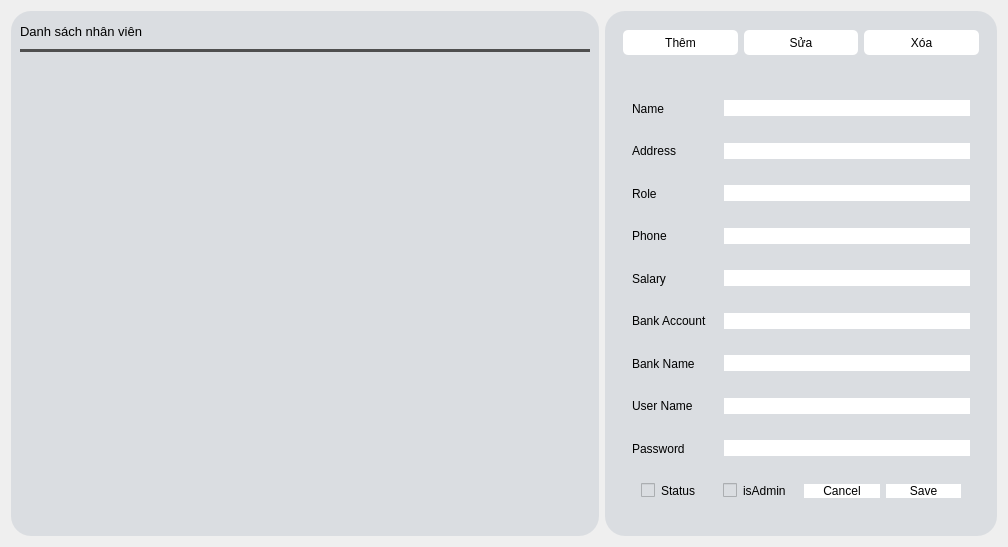
<?xml version="1.0" encoding="UTF-8"?>
<ui version="4.0">
 <class>Staff</class>
 <widget class="QWidget" name="Staff">
  <property name="geometry">
   <rect>
    <x>0</x>
    <y>0</y>
    <width>1008</width>
    <height>547</height>
   </rect>
  </property>
  <property name="windowTitle">
   <string>Form</string>
  </property>
  <layout class="QHBoxLayout" name="horizontalLayout" stretch="3,2">
   <item>
    <widget class="QFrame" name="list_product">
     <property name="sizePolicy">
      <sizepolicy hsizetype="Preferred" vsizetype="Preferred">
       <horstretch>0</horstretch>
       <verstretch>0</verstretch>
      </sizepolicy>
     </property>
     <property name="styleSheet">
      <string notr="true">border-radius: 20px;
background-color: rgb(218, 221, 225);</string>
     </property>
     <property name="frameShape">
      <enum>QFrame::StyledPanel</enum>
     </property>
     <property name="frameShadow">
      <enum>QFrame::Raised</enum>
     </property>
     <layout class="QVBoxLayout" name="verticalLayout_3">
      <item>
       <widget class="QLabel" name="list_staff_label">
        <property name="sizePolicy">
         <sizepolicy hsizetype="Preferred" vsizetype="Preferred">
          <horstretch>0</horstretch>
          <verstretch>1</verstretch>
         </sizepolicy>
        </property>
        <property name="font">
         <font>
          <pointsize>10</pointsize>
         </font>
        </property>
        <property name="text">
         <string>Danh sách nhân viên</string>
        </property>
       </widget>
      </item>
      <item>
       <widget class="Line" name="line">
        <property name="font">
         <font>
          <pointsize>4</pointsize>
         </font>
        </property>
        <property name="styleSheet">
         <string notr="true">border-color: rgb(103, 103, 103);
background-color: rgb(79, 79, 79);</string>
        </property>
        <property name="orientation">
         <enum>Qt::Horizontal</enum>
        </property>
       </widget>
      </item>
      <item>
       <widget class="QScrollArea" name="scrollArea">
        <property name="sizePolicy">
         <sizepolicy hsizetype="Expanding" vsizetype="Expanding">
          <horstretch>0</horstretch>
          <verstretch>20</verstretch>
         </sizepolicy>
        </property>
        <property name="widgetResizable">
         <bool>true</bool>
        </property>
        <widget class="QWidget" name="scrollAreaWidgetContents">
         <property name="geometry">
          <rect>
           <x>0</x>
           <y>0</y>
           <width>565</width>
           <height>463</height>
          </rect>
         </property>
         <property name="font">
          <font>
           <pointsize>5</pointsize>
          </font>
         </property>
         <layout class="QGridLayout" name="gridLayout" rowstretch="0">
          <property name="leftMargin">
           <number>0</number>
          </property>
         </layout>
        </widget>
       </widget>
      </item>
     </layout>
    </widget>
   </item>
   <item>
    <widget class="QFrame" name="edit_view">
     <property name="sizePolicy">
      <sizepolicy hsizetype="Preferred" vsizetype="Preferred">
       <horstretch>0</horstretch>
       <verstretch>0</verstretch>
      </sizepolicy>
     </property>
     <property name="styleSheet">
      <string notr="true">border-radius: 20px;
background-color: rgb(218, 221, 225);</string>
     </property>
     <property name="frameShape">
      <enum>QFrame::StyledPanel</enum>
     </property>
     <property name="frameShadow">
      <enum>QFrame::Raised</enum>
     </property>
     <layout class="QVBoxLayout" name="verticalLayout">
      <item>
       <widget class="QWidget" name="widget_2" native="true">
        <property name="sizePolicy">
         <sizepolicy hsizetype="Preferred" vsizetype="Preferred">
          <horstretch>0</horstretch>
          <verstretch>1</verstretch>
         </sizepolicy>
        </property>
        <layout class="QHBoxLayout" name="horizontalLayout_3">
         <item>
          <widget class="QPushButton" name="button_add">
           <property name="minimumSize">
            <size>
             <width>0</width>
             <height>25</height>
            </size>
           </property>
           <property name="font">
            <font>
             <pointsize>9</pointsize>
            </font>
           </property>
           <property name="styleSheet">
            <string notr="true">background-color: rgb(255, 255, 255);
border-radius: 5px;</string>
           </property>
           <property name="text">
            <string>Thêm</string>
           </property>
          </widget>
         </item>
         <item>
          <widget class="QPushButton" name="button_edit">
           <property name="minimumSize">
            <size>
             <width>0</width>
             <height>25</height>
            </size>
           </property>
           <property name="font">
            <font>
             <pointsize>9</pointsize>
            </font>
           </property>
           <property name="styleSheet">
            <string notr="true">background-color: rgb(255, 255, 255);
border-radius: 5px;</string>
           </property>
           <property name="text">
            <string>Sửa</string>
           </property>
          </widget>
         </item>
         <item>
          <widget class="QPushButton" name="button_delete">
           <property name="minimumSize">
            <size>
             <width>0</width>
             <height>25</height>
            </size>
           </property>
           <property name="font">
            <font>
             <pointsize>9</pointsize>
            </font>
           </property>
           <property name="styleSheet">
            <string notr="true">background-color: rgb(255, 255, 255);
border-radius: 5px;</string>
           </property>
           <property name="text">
            <string>Xóa</string>
           </property>
          </widget>
         </item>
        </layout>
       </widget>
      </item>
      <item>
       <widget class="QWidget" name="widget" native="true">
        <property name="sizePolicy">
         <sizepolicy hsizetype="Preferred" vsizetype="Preferred">
          <horstretch>0</horstretch>
          <verstretch>10</verstretch>
         </sizepolicy>
        </property>
        <layout class="QVBoxLayout" name="verticalLayout_2">
         <item>
          <widget class="QStackedWidget" name="stackedWidget">
           <property name="currentIndex">
            <number>1</number>
           </property>
           <widget class="QWidget" name="detail_page">
            <widget class="QFrame" name="frame_6">
             <property name="geometry">
              <rect>
               <x>0</x>
               <y>-10</y>
               <width>282</width>
               <height>404</height>
              </rect>
             </property>
             <property name="sizePolicy">
              <sizepolicy hsizetype="Preferred" vsizetype="Preferred">
               <horstretch>0</horstretch>
               <verstretch>8</verstretch>
              </sizepolicy>
             </property>
             <property name="font">
              <font>
               <family>Arial</family>
               <pointsize>9</pointsize>
              </font>
             </property>
             <property name="frameShape">
              <enum>QFrame::StyledPanel</enum>
             </property>
             <property name="frameShadow">
              <enum>QFrame::Raised</enum>
             </property>
             <layout class="QFormLayout" name="formLayout">
              <property name="horizontalSpacing">
               <number>5</number>
              </property>
              <property name="verticalSpacing">
               <number>20</number>
              </property>
              <property name="leftMargin">
               <number>10</number>
              </property>
              <property name="topMargin">
               <number>10</number>
              </property>
              <property name="rightMargin">
               <number>10</number>
              </property>
              <property name="bottomMargin">
               <number>10</number>
              </property>
              <item row="0" column="0">
               <widget class="QLabel" name="label">
                <property name="font">
                 <font>
                  <family>Arial</family>
                  <pointsize>10</pointsize>
                 </font>
                </property>
                <property name="text">
                 <string>Tên</string>
                </property>
               </widget>
              </item>
              <item row="0" column="1">
               <widget class="QLabel" name="detail_name">
                <property name="font">
                 <font>
                  <family>Arial</family>
                  <pointsize>10</pointsize>
                 </font>
                </property>
                <property name="text">
                 <string/>
                </property>
               </widget>
              </item>
              <item row="1" column="0">
               <widget class="QLabel" name="label_3">
                <property name="font">
                 <font>
                  <family>Arial</family>
                  <pointsize>10</pointsize>
                 </font>
                </property>
                <property name="text">
                 <string>Địa chỉ</string>
                </property>
               </widget>
              </item>
              <item row="1" column="1">
               <widget class="QLabel" name="detail_add">
                <property name="font">
                 <font>
                  <family>Arial</family>
                  <pointsize>10</pointsize>
                 </font>
                </property>
                <property name="text">
                 <string/>
                </property>
               </widget>
              </item>
              <item row="2" column="0">
               <widget class="QLabel" name="label_5">
                <property name="font">
                 <font>
                  <family>Arial</family>
                  <pointsize>10</pointsize>
                 </font>
                </property>
                <property name="text">
                 <string>Phone</string>
                </property>
               </widget>
              </item>
              <item row="2" column="1">
               <widget class="QLabel" name="detail_phone">
                <property name="font">
                 <font>
                  <family>Arial</family>
                  <pointsize>10</pointsize>
                 </font>
                </property>
                <property name="text">
                 <string/>
                </property>
               </widget>
              </item>
              <item row="3" column="0">
               <widget class="QLabel" name="label_7">
                <property name="font">
                 <font>
                  <family>Arial</family>
                  <pointsize>10</pointsize>
                 </font>
                </property>
                <property name="text">
                 <string>BankNum</string>
                </property>
               </widget>
              </item>
              <item row="3" column="1">
               <widget class="QLabel" name="detail_banknum">
                <property name="font">
                 <font>
                  <family>Arial</family>
                  <pointsize>10</pointsize>
                 </font>
                </property>
                <property name="text">
                 <string/>
                </property>
               </widget>
              </item>
              <item row="4" column="0">
               <widget class="QLabel" name="label_9">
                <property name="font">
                 <font>
                  <family>Arial</family>
                  <pointsize>10</pointsize>
                 </font>
                </property>
                <property name="text">
                 <string>Bank name</string>
                </property>
               </widget>
              </item>
              <item row="4" column="1">
               <widget class="QLabel" name="detail_bankname">
                <property name="font">
                 <font>
                  <family>Arial</family>
                  <pointsize>10</pointsize>
                 </font>
                </property>
                <property name="text">
                 <string/>
                </property>
               </widget>
              </item>
              <item row="5" column="0">
               <widget class="QLabel" name="label_11">
                <property name="font">
                 <font>
                  <family>Arial</family>
                  <pointsize>10</pointsize>
                 </font>
                </property>
                <property name="text">
                 <string>status</string>
                </property>
               </widget>
              </item>
              <item row="5" column="1">
               <widget class="QLabel" name="detail_status">
                <property name="font">
                 <font>
                  <family>Arial</family>
                  <pointsize>10</pointsize>
                 </font>
                </property>
                <property name="text">
                 <string/>
                </property>
               </widget>
              </item>
              <item row="6" column="0">
               <widget class="QLabel" name="label_13">
                <property name="font">
                 <font>
                  <family>Arial</family>
                  <pointsize>10</pointsize>
                 </font>
                </property>
                <property name="text">
                 <string>isAdmin</string>
                </property>
               </widget>
              </item>
              <item row="6" column="1">
               <widget class="QLabel" name="detail_admin">
                <property name="font">
                 <font>
                  <family>Arial</family>
                  <pointsize>10</pointsize>
                 </font>
                </property>
                <property name="text">
                 <string/>
                </property>
               </widget>
              </item>
             </layout>
            </widget>
           </widget>
           <widget class="QWidget" name="edit_page">
            <layout class="QVBoxLayout" name="verticalLayout_4">
             <item>
              <widget class="QFrame" name="field1_name">
               <property name="frameShape">
                <enum>QFrame::StyledPanel</enum>
               </property>
               <property name="frameShadow">
                <enum>QFrame::Raised</enum>
               </property>
               <layout class="QHBoxLayout" name="horizontalLayout_2" stretch="1,3">
                <property name="spacing">
                 <number>10</number>
                </property>
                <property name="leftMargin">
                 <number>0</number>
                </property>
                <property name="topMargin">
                 <number>0</number>
                </property>
                <property name="rightMargin">
                 <number>0</number>
                </property>
                <property name="bottomMargin">
                 <number>0</number>
                </property>
                <item>
                 <widget class="QLabel" name="name_label">
                  <property name="text">
                   <string>Name</string>
                  </property>
                 </widget>
                </item>
                <item>
                 <widget class="QLineEdit" name="name_field">
                  <property name="styleSheet">
                   <string notr="true">background-color: rgb(255, 255, 255);</string>
                  </property>
                 </widget>
                </item>
               </layout>
              </widget>
             </item>
             <item>
              <widget class="QFrame" name="field2_addr">
               <property name="frameShape">
                <enum>QFrame::StyledPanel</enum>
               </property>
               <property name="frameShadow">
                <enum>QFrame::Raised</enum>
               </property>
               <layout class="QHBoxLayout" name="horizontalLayout_4" stretch="1,3">
                <property name="spacing">
                 <number>10</number>
                </property>
                <property name="leftMargin">
                 <number>0</number>
                </property>
                <property name="topMargin">
                 <number>0</number>
                </property>
                <property name="rightMargin">
                 <number>0</number>
                </property>
                <property name="bottomMargin">
                 <number>0</number>
                </property>
                <item>
                 <widget class="QLabel" name="address_label">
                  <property name="text">
                   <string>Address</string>
                  </property>
                 </widget>
                </item>
                <item>
                 <widget class="QLineEdit" name="address_field">
                  <property name="styleSheet">
                   <string notr="true">background-color: rgb(255, 255, 255);</string>
                  </property>
                 </widget>
                </item>
               </layout>
              </widget>
             </item>
             <item>
              <widget class="QFrame" name="field3_role">
               <property name="frameShape">
                <enum>QFrame::StyledPanel</enum>
               </property>
               <property name="frameShadow">
                <enum>QFrame::Raised</enum>
               </property>
               <layout class="QHBoxLayout" name="horizontalLayout_5" stretch="1,3">
                <property name="spacing">
                 <number>10</number>
                </property>
                <property name="leftMargin">
                 <number>0</number>
                </property>
                <property name="topMargin">
                 <number>0</number>
                </property>
                <property name="rightMargin">
                 <number>0</number>
                </property>
                <property name="bottomMargin">
                 <number>0</number>
                </property>
                <item>
                 <widget class="QLabel" name="role_label">
                  <property name="text">
                   <string>Role</string>
                  </property>
                 </widget>
                </item>
                <item>
                 <widget class="QLineEdit" name="role_field">
                  <property name="styleSheet">
                   <string notr="true">background-color: rgb(255, 255, 255);</string>
                  </property>
                 </widget>
                </item>
               </layout>
              </widget>
             </item>
             <item>
              <widget class="QFrame" name="field4_phone">
               <property name="frameShape">
                <enum>QFrame::StyledPanel</enum>
               </property>
               <property name="frameShadow">
                <enum>QFrame::Raised</enum>
               </property>
               <layout class="QHBoxLayout" name="horizontalLayout_6" stretch="1,3">
                <property name="spacing">
                 <number>10</number>
                </property>
                <property name="leftMargin">
                 <number>0</number>
                </property>
                <property name="topMargin">
                 <number>0</number>
                </property>
                <property name="rightMargin">
                 <number>0</number>
                </property>
                <property name="bottomMargin">
                 <number>0</number>
                </property>
                <item>
                 <widget class="QLabel" name="phone_label">
                  <property name="text">
                   <string>Phone</string>
                  </property>
                 </widget>
                </item>
                <item>
                 <widget class="QLineEdit" name="phone_field">
                  <property name="styleSheet">
                   <string notr="true">background-color: rgb(255, 255, 255);</string>
                  </property>
                 </widget>
                </item>
               </layout>
              </widget>
             </item>
             <item>
              <widget class="QFrame" name="field5_salary">
               <property name="frameShape">
                <enum>QFrame::StyledPanel</enum>
               </property>
               <property name="frameShadow">
                <enum>QFrame::Raised</enum>
               </property>
               <layout class="QHBoxLayout" name="horizontalLayout_7" stretch="1,3">
                <property name="spacing">
                 <number>10</number>
                </property>
                <property name="leftMargin">
                 <number>0</number>
                </property>
                <property name="topMargin">
                 <number>0</number>
                </property>
                <property name="rightMargin">
                 <number>0</number>
                </property>
                <property name="bottomMargin">
                 <number>0</number>
                </property>
                <item>
                 <widget class="QLabel" name="salary_label">
                  <property name="text">
                   <string>Salary</string>
                  </property>
                 </widget>
                </item>
                <item>
                 <widget class="QLineEdit" name="salary_field">
                  <property name="styleSheet">
                   <string notr="true">background-color: rgb(255, 255, 255);</string>
                  </property>
                 </widget>
                </item>
               </layout>
              </widget>
             </item>
             <item>
              <widget class="QFrame" name="field6_bankAcc">
               <property name="frameShape">
                <enum>QFrame::StyledPanel</enum>
               </property>
               <property name="frameShadow">
                <enum>QFrame::Raised</enum>
               </property>
               <layout class="QHBoxLayout" name="horizontalLayout_8" stretch="1,3">
                <property name="spacing">
                 <number>10</number>
                </property>
                <property name="leftMargin">
                 <number>0</number>
                </property>
                <property name="topMargin">
                 <number>0</number>
                </property>
                <property name="rightMargin">
                 <number>0</number>
                </property>
                <property name="bottomMargin">
                 <number>0</number>
                </property>
                <item>
                 <widget class="QLabel" name="bankAcc_label">
                  <property name="text">
                   <string>Bank Account</string>
                  </property>
                 </widget>
                </item>
                <item>
                 <widget class="QLineEdit" name="bankAcc_field">
                  <property name="styleSheet">
                   <string notr="true">background-color: rgb(255, 255, 255);</string>
                  </property>
                 </widget>
                </item>
               </layout>
              </widget>
             </item>
             <item>
              <widget class="QFrame" name="field7_bankName">
               <property name="frameShape">
                <enum>QFrame::StyledPanel</enum>
               </property>
               <property name="frameShadow">
                <enum>QFrame::Raised</enum>
               </property>
               <layout class="QHBoxLayout" name="horizontalLayout_9" stretch="1,3">
                <property name="spacing">
                 <number>10</number>
                </property>
                <property name="leftMargin">
                 <number>0</number>
                </property>
                <property name="topMargin">
                 <number>0</number>
                </property>
                <property name="rightMargin">
                 <number>0</number>
                </property>
                <property name="bottomMargin">
                 <number>0</number>
                </property>
                <item>
                 <widget class="QLabel" name="bankName_label">
                  <property name="text">
                   <string>Bank Name</string>
                  </property>
                 </widget>
                </item>
                <item>
                 <widget class="QLineEdit" name="bankName_field">
                  <property name="styleSheet">
                   <string notr="true">background-color: rgb(255, 255, 255);</string>
                  </property>
                 </widget>
                </item>
               </layout>
              </widget>
             </item>
             <item>
              <widget class="QFrame" name="field8_Username">
               <property name="frameShape">
                <enum>QFrame::StyledPanel</enum>
               </property>
               <property name="frameShadow">
                <enum>QFrame::Raised</enum>
               </property>
               <layout class="QHBoxLayout" name="horizontalLayout_10" stretch="1,3">
                <property name="spacing">
                 <number>10</number>
                </property>
                <property name="leftMargin">
                 <number>0</number>
                </property>
                <property name="topMargin">
                 <number>0</number>
                </property>
                <property name="rightMargin">
                 <number>0</number>
                </property>
                <property name="bottomMargin">
                 <number>0</number>
                </property>
                <item>
                 <widget class="QLabel" name="user_label">
                  <property name="text">
                   <string>User Name</string>
                  </property>
                 </widget>
                </item>
                <item>
                 <widget class="QLineEdit" name="user_field">
                  <property name="styleSheet">
                   <string notr="true">background-color: rgb(255, 255, 255);</string>
                  </property>
                 </widget>
                </item>
               </layout>
              </widget>
             </item>
             <item>
              <widget class="QFrame" name="field9_pass">
               <property name="frameShape">
                <enum>QFrame::StyledPanel</enum>
               </property>
               <property name="frameShadow">
                <enum>QFrame::Raised</enum>
               </property>
               <layout class="QHBoxLayout" name="horizontalLayout_11" stretch="1,3">
                <property name="spacing">
                 <number>10</number>
                </property>
                <property name="leftMargin">
                 <number>0</number>
                </property>
                <property name="topMargin">
                 <number>0</number>
                </property>
                <property name="rightMargin">
                 <number>0</number>
                </property>
                <property name="bottomMargin">
                 <number>0</number>
                </property>
                <item>
                 <widget class="QLabel" name="pass_label">
                  <property name="text">
                   <string>Password</string>
                  </property>
                 </widget>
                </item>
                <item>
                 <widget class="QLineEdit" name="pass_field">
                  <property name="styleSheet">
                   <string notr="true">background-color: rgb(255, 255, 255);</string>
                  </property>
                  <property name="echoMode">
                   <enum>QLineEdit::Password</enum>
                  </property>
                 </widget>
                </item>
               </layout>
              </widget>
             </item>
             <item>
              <widget class="QFrame" name="field10_state">
               <property name="frameShape">
                <enum>QFrame::StyledPanel</enum>
               </property>
               <property name="frameShadow">
                <enum>QFrame::Raised</enum>
               </property>
               <layout class="QHBoxLayout" name="horizontalLayout_12">
                <item>
                 <widget class="QCheckBox" name="status_check">
                  <property name="text">
                   <string>Status</string>
                  </property>
                 </widget>
                </item>
                <item>
                 <widget class="QCheckBox" name="isAdmin_check">
                  <property name="text">
                   <string>isAdmin</string>
                  </property>
                  <property name="checked">
                   <bool>false</bool>
                  </property>
                 </widget>
                </item>
                <item>
                 <widget class="QPushButton" name="button_cancel">
                  <property name="styleSheet">
                   <string notr="true">background-color: rgb(255, 255, 255);
</string>
                  </property>
                  <property name="text">
                   <string>Cancel</string>
                  </property>
                 </widget>
                </item>
                <item>
                 <widget class="QPushButton" name="button_save">
                  <property name="styleSheet">
                   <string notr="true">background-color: rgb(255, 255, 255);
</string>
                  </property>
                  <property name="text">
                   <string>Save</string>
                  </property>
                 </widget>
                </item>
               </layout>
              </widget>
             </item>
            </layout>
           </widget>
          </widget>
         </item>
        </layout>
       </widget>
      </item>
     </layout>
    </widget>
   </item>
  </layout>
 </widget>
 <resources/>
 <connections/>
</ui>
